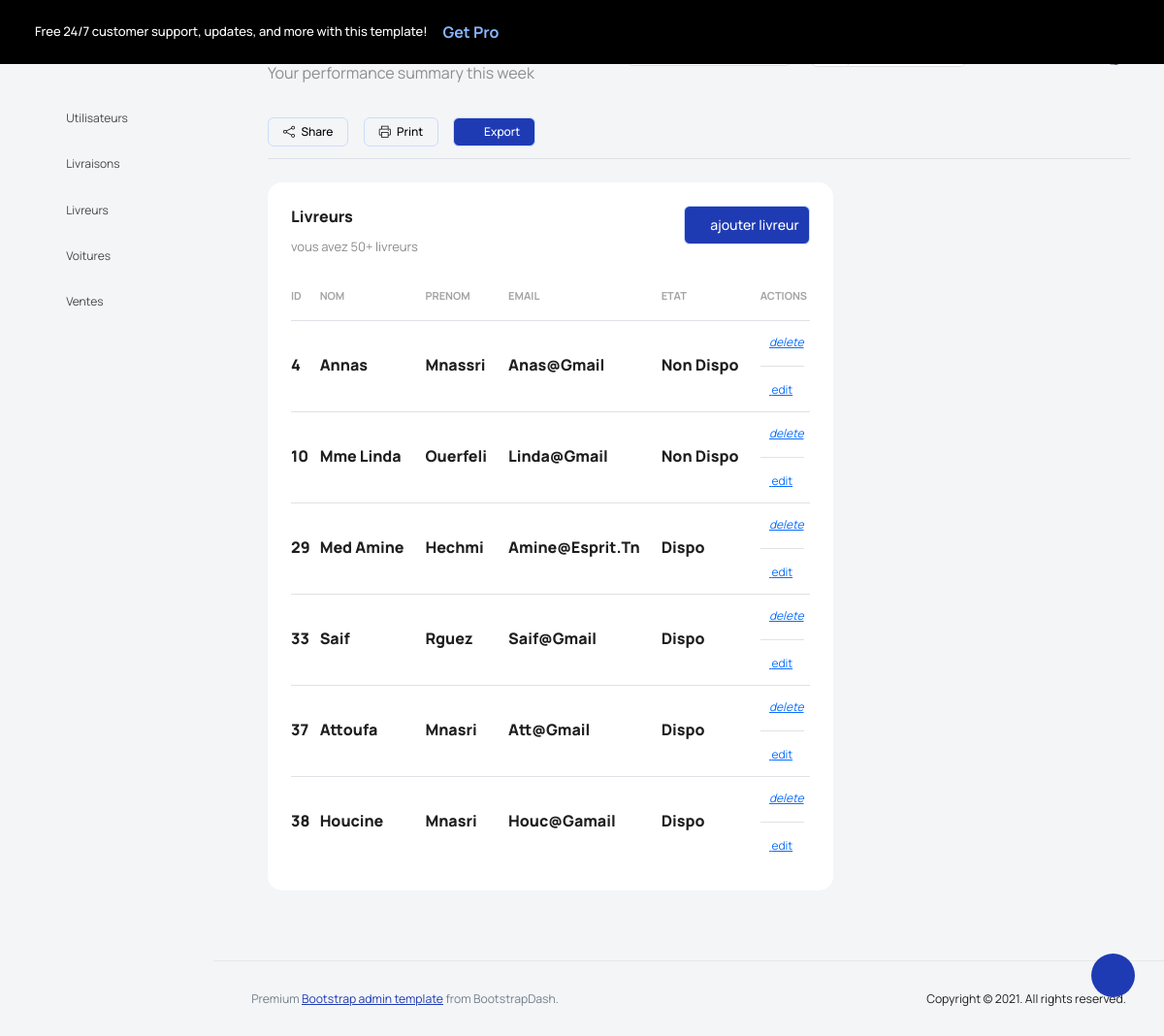
The page /Views/back/livreurs.php (signed in) on the database its author committed.
### tables this page shows
CREATE TABLE `livreur` (
  `id` int(11) NOT NULL,
  `nom` varchar(55) NOT NULL,
  `prenom` varchar(50) NOT NULL,
  `email` varchar(60) NOT NULL,
  `etat` varchar(255) DEFAULT NULL
);

### Controller/LivreurC.php (called while the page is built, shortened)
<?php
class LivreurC{
    public function afficher_Livreurs(){
        $sql="SELECT * FROM livreur" ;
        $db = config::getConnexion() ;
        try {
            $liste = $db->query($sql) ;
            return $liste ;
        }
        catch(Exception $e) {
            echo $e->getMessage();
            die('Erreur:' .$e->getMessage()) ;
        }
    }
}

### Views/back/livreurs.php (the view, shortened to what this page needs)
<?php
include_once '../../Controller/LivreurC.php';
$livreurC = new LivreurC();
$list = $livreurC->afficher_Livreurs();
?>
<!DOCTYPE html>
<html lang="en">
<head>
    <link rel="stylesheet" href="vendors/feather/feather.css">
    <link rel="stylesheet" href="vendors/mdi/css/materialdesignicons.min.css">
    <link rel="stylesheet" href="vendors/ti-icons/css/themify-icons.css">
    <link rel="stylesheet" href="vendors/typicons/typicons.css">
    <link rel="stylesheet" href="vendors/simple-line-icons/css/simple-line-icons.css">
    <link rel="stylesheet" href="vendors/css/vendor.bundle.base.css">
    <link rel="stylesheet" href="vendors/datatables.net-bs4/dataTables.bootstrap4.css">
    <link rel="stylesheet" href="js/select.dataTables.min.css">
    <link rel="stylesheet" href="css/vertical-layout-light/style.css">
</head>
<body>
<div class="container-scroller">
    <div class="row p-0 m-0 proBanner" id="proBanner">
        <div class="col-md-12 p-0 m-0">
            <div class="card-body card-body-padding d-flex align-items-center justify-content-between">
                <div class="ps-lg-1">
                    <div class="d-flex align-items-center justify-content-between">
                        <p class="mb-0 font-weight-medium me-3 buy-now-text">Free 24/7 customer support, updates, and more with this template!</p>
                        <a href="https://www.bootstrapdash.com/product/star-admin-pro/?utm_source=organic&utm_medium=banner&utm_campaign=buynow_demo" target="_blank" class="btn me-2 buy-now-btn border-0">Get Pro</a>
                    </div>
                </div>
                <div class="d-flex align-items-center justify-content-between">
                    <a href="https://www.bootstrapdash.com/product/star-admin-pro/"><i class="mdi mdi-home me-3 text-white"></i></a>
                    <button id="bannerClose" class="btn border-0 p-0">
                        <i class="mdi mdi-close text-white me-0"></i>
                    </button>
                </div>
            </div>
        </div>
    </div>
    <nav class="navbar default-layout col-lg-12 col-12 p-0 fixed-top d-flex align-items-top flex-row">
        <div class="text-center navbar-brand-wrapper d-flex align-items-center justify-content-start">
            <div class="me-3">
                <button class="navbar-toggler navbar-toggler align-self-center" type="button" data-bs-toggle="minimize">
                </button>
            </div>
            <div>
                <a class="navbar-brand brand-logo" href="index.html">
                </a>
            </div>
        </div>
        <div class="navbar-menu-wrapper d-flex align-items-top">
            <ul class="navbar-nav">
                <li class="nav-item font-weight-semibold d-none d-lg-block ms-0">
                    <h1 class="welcome-text">Good Morning, <span class="text-black fw-bold">John Doe</span></h1>
                    <h3 class="welcome-sub-text">Your performance summary this week </h3>
                </li>
            </ul>
            <ul class="navbar-nav ms-auto">
                <li class="nav-item dropdown d-none d-lg-block">
                    <a class="nav-link dropdown-bordered dropdown-toggle dropdown-toggle-split" id="messageDropdown" href="#" data-bs-toggle="dropdown" aria-expanded="false"> Select Category </a>
                </li>
                <li class="nav-item d-none d-lg-block">
                    <div id="datepicker-popup" class="input-group date datepicker navbar-date-picker">
              <span class="input-group-addon input-group-prepend border-right">
              </span>
                    </div>
                </li>
                <li class="nav-item">
                    <form class="search-form" action="#">
                    </form>
                </li>
                <li class="nav-item dropdown">
                    <a class="nav-link count-indicator" id="notificationDropdown" href="#" data-bs-toggle="dropdown">
                    </a>
                </li>
                <li class="nav-item dropdown">
                    <a class="nav-link count-indicator" id="countDropdown" href="#" data-bs-toggle="dropdown" aria-expanded="false">
                    </a>
                </li>
                <li class="nav-item dropdown d-none d-lg-block user-dropdown">
                    <a class="nav-link" id="UserDropdown" href="#" data-bs-toggle="dropdown" aria-expanded="false">
                        <img class="img-xs rounded-circle" src="images/faces/face8.jpg" alt="Profile image"> </a>
                </li>
            </ul>
        </div>
    </nav>
    <div class="container-fluid page-body-wrapper">
        <div class="theme-setting-wrapper">
            <div id="settings-trigger"><i class="ti-settings"></i></div>
        </div>
        <nav class="sidebar sidebar-offcanvas" id="sidebar">
            <ul class="nav">
                <li class="nav-item">
                    <a class="nav-link" href="utilisateurs.php">
                        <i class="mdi mdi-grid-large menu-icon"></i>
                        <span class="menu-title">Utilisateurs</span>
                    </a>
                </li>
                <li class="nav-item">
                    <a class="nav-link" href="livraisons.php">
                        <i class="mdi mdi-grid-large menu-icon"></i>
                        <span class="menu-title">Livraisons</span>
                    </a>
                </li>
                <li class="nav-item">
                    <a class="nav-link" href="livreurs.php">
                        <i class="mdi mdi-grid-large menu-icon"></i>
                        <span class="menu-title">Livreurs</span>
                    </a>
                </li>
                <li class="nav-item">
                    <a class="nav-link" href="voitures.php">
                        <i class="mdi mdi-grid-large menu-icon"></i>
                        <span class="menu-title">Voitures</span>
                    </a>
                </li>
                <li class="nav-item">
                    <a class="nav-link" href="ventes.php">
                        <i class="mdi mdi-grid-large menu-icon"></i>
                        <span class="menu-title">Ventes</span>
                    </a>
                </li>
            </ul>
        </nav>
        <div class="main-panel">
            <div class="content-wrapper">
                <div class="row">
                    <div class="col-sm-12">
                        <div class="home-tab">
                            <div class="d-sm-flex align-items-center justify-content-between border-bottom">
                                <div>
                                    <div class="btn-wrapper">
                                        <a href="#" class="btn btn-otline-dark align-items-center"><i class="icon-share"></i> Share</a>
                                        <a href="#" class="btn btn-otline-dark"><i class="icon-printer"></i> Print</a>
                                        <a href="#" class="btn btn-primary text-white me-0"><i class="icon-download"></i> Export</a>
                                    </div>
                                </div>
                            </div>
                            <div class="tab-content tab-content-basic">
                                <div class="tab-pane fade show active" id="overview" role="tabpanel" aria-labelledby="overview">
                                    <div class="row">
                                        <div class="col-lg-8 d-flex flex-column">
                                            <div class="row flex-grow">
                                                <div class="col-12 grid-margin stretch-card">
                                                    <div class="card card-rounded">
                                                        <div class="card-body">
                                                            <div class="d-sm-flex justify-content-between align-items-start">
                                                                <div>
                                                                    <h4 class="card-title card-title-dash">livreurs</h4>
                                                                    <p class="card-subtitle card-subtitle-dash">vous avez 50+ livreurs</p>
                                                                </div>
                                                                <div>
                                                                    <a href="ajouterLivreur.php"> <button class="btn btn-primary btn-lg text-white mb-0 me-0" type="button"><i class="mdi mdi-account-plus"></i>ajouter livreur</button></a>
                                                                </div>
                                                            </div>
                                                            <div class="table-responsive  mt-1">
                                                                <table class="table select-table">
                                                                    <thead>
                                                                    <tr>
                                                                        <th>id</th>
                                                                        <th>nom</th>
                                                                        <th>prenom</th>
                                                                        <th>email</th>
                                                                        <th>etat</th>
                                                                        <th>actions</th>
                                                                    </tr>
                                                                    </thead>
                                                                    <tbody>
                                                                    <?php
                                                                    foreach ($list as $item) {
                                                                        ?>
                                                                        <tr>
                                                                            <td>
                                                                                <h4 class="card-title card-title-dash"><?php echo $item['id'] ?></h4>
                                                                            </td>
                                                                            <td>
                                                                                <h4 class="card-title card-title-dash"><?php echo $item['nom'] ?></h4>
                                                                            </td>
                                                                            <td>
                                                                                <h4 class="card-title card-title-dash"><?php echo $item['prenom'] ?></h4>
                                                                            </td>
                                                                            <td>
                                                                                <h4 class="card-title card-title-dash"><?php echo $item['email'] ?></h4>
                                                                            </td>
                                                                            <td>
                                                                                <h4 class="card-title card-title-dash"><?php echo $item['etat'] ?></h4>
                                                                            </td>
                                                                            <td>
                                                                                <a href="supprimerLivreur.php?id=<?php echo $item['id'] ?>"> <i class="mdi mdi-delete">delete</i>  </a> <hr>
                                                                                <a href="modifierLivreur.php?id=<?php echo $item['id'] ?>"> <i class="mdi mdi-account-edit"></i> edit </a>
                                                                            </td>
                                                                        </tr>
                                                                        <?php
                                                                    }
                                                                    ?>
                                                                    </tbody>
                                                                </table>
                                                            </div>
                                                        </div>
                                                    </div>
                                                </div>
                                            </div>
                                        </div>
                                    </div>
                                </div>
                            </div>
                        </div>
                    </div>
                </div>
            </div>
            <footer class="footer">
                <div class="d-sm-flex justify-content-center justify-content-sm-between">
                    <span class="text-muted text-center text-sm-left d-block d-sm-inline-block">Premium <a href="https://www.bootstrapdash.com/" target="_blank">Bootstrap admin template</a> from BootstrapDash.</span>
                    <span class="float-none float-sm-right d-block mt-1 mt-sm-0 text-center">Copyright © 2021. All rights reserved.</span>
                </div>
            </footer>
        </div>
    </div>
</div>
</body>
</html>

### rows shown on the page
livreur: id "4", nom "Annas", prenom "Mnassri", email "Anas@gmail", etat "Non Dispo"
livreur: id "10", nom "Mme Linda", prenom "Ouerfeli", email "Linda@gmail", etat "Non Dispo"
livreur: id "29", nom "Med Amine", prenom "Hechmi", email "Amine@esprit.tn", etat "Dispo"
livreur: id "33", nom "Saif", prenom "Rguez", email "Saif@gmail", etat "Dispo"
livreur: id "37", nom "Attoufa", prenom "Mnasri", email "Att@gmail", etat "Dispo"
livreur: id "38", nom "Houcine", prenom "Mnasri", email "Houc@gamail", etat "Dispo"
